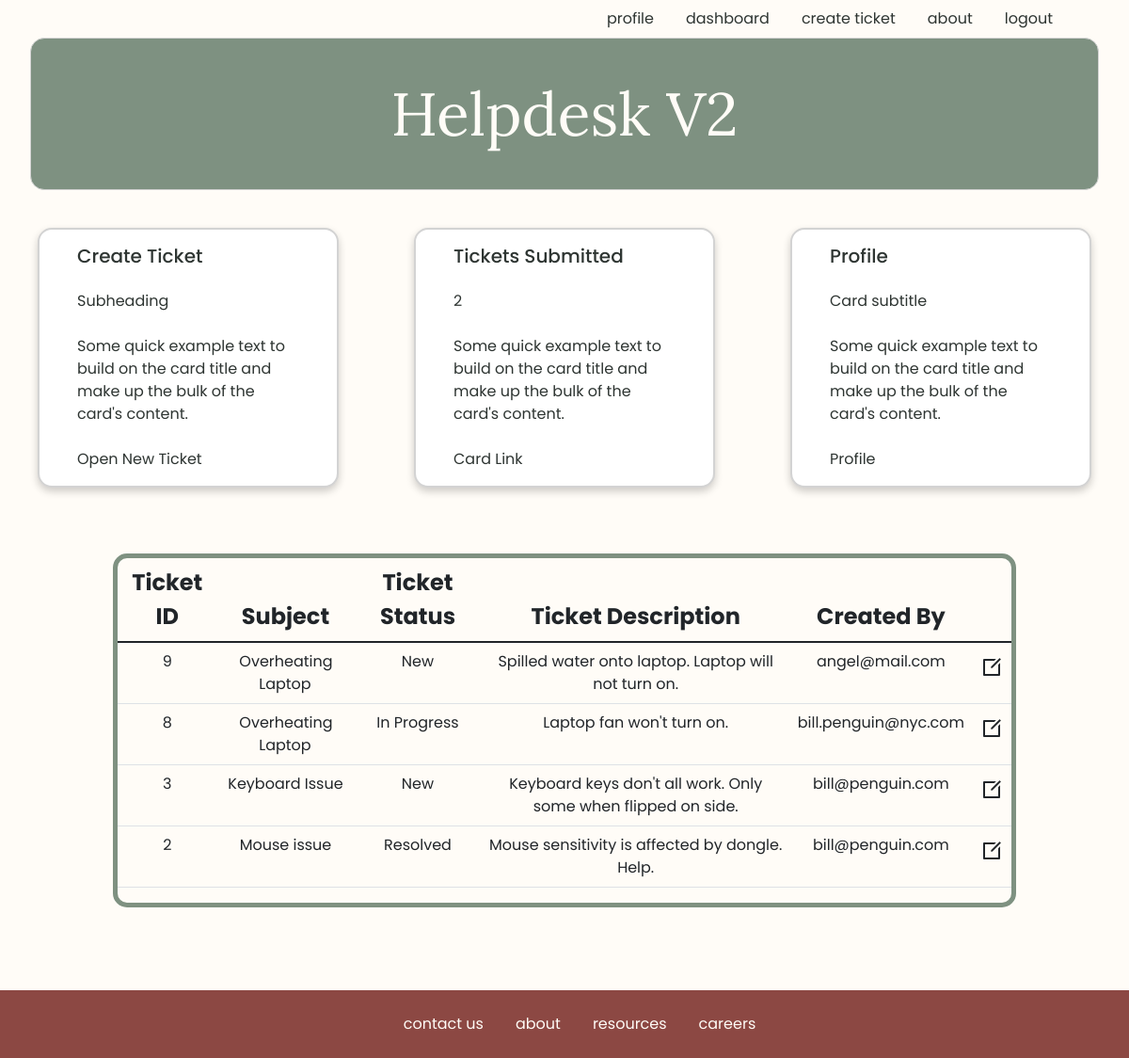
The app's page /dashboard (signed in), older data.
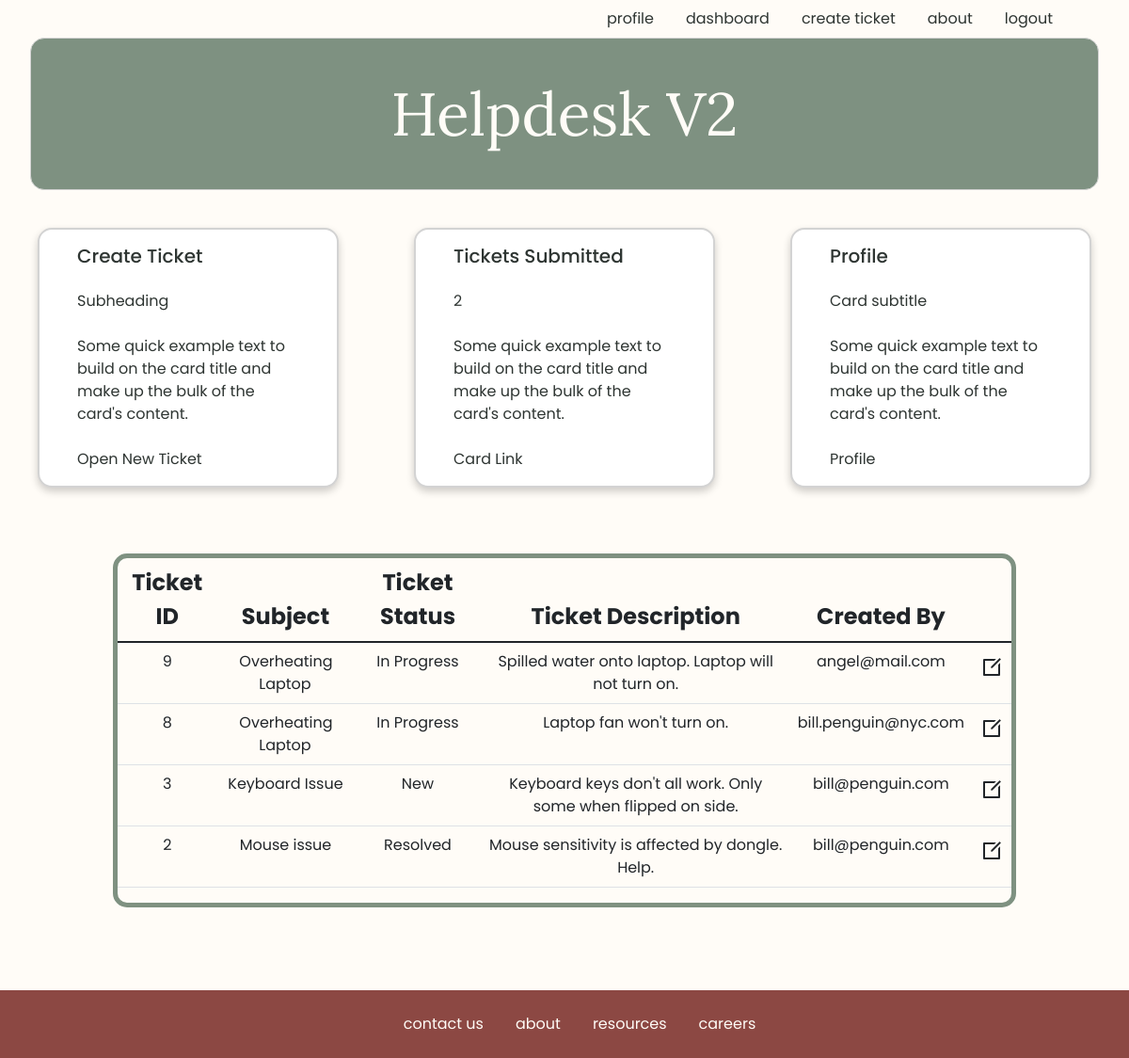
The same page, newer data.
### users/models.py (models this page shows)
class Ticket(models.Model):
    subject = models.CharField(max_length=250)
    ticket_type = models.CharField(max_length=50)
    ticket_status = models.CharField(max_length=50)
    ticket_description = models.CharField(max_length=350)
    created_by = models.ForeignKey(User, related_name="user_tickets", on_delete=models.CASCADE, null=True)
    created_at = models.DateTimeField(auto_now_add=True)
    updated_at = models.DateTimeField(auto_now=True)
    objects = TicketManager()

class User(models.Model):
    first_name = models.CharField(max_length=255)
    last_name = models.CharField(max_length=255)
    email = models.CharField(max_length=255)
    password = models.TextField()
    created_at = models.DateTimeField(auto_now_add=True)
    updated_at = models.DateTimeField(auto_now=True)
    objects = UserManager()

### users/views.py (the view)
# urls.py: path('dashboard', views.dashboard),
def dashboard(request):
    if 'user_id' not in request.session:
        return redirect('/')
    context = {
        'user': User.objects.get(id=request.session['user_id']),
        'all_tickets': Ticket.objects.all()
    }
    return render(request, 'dashboard.html', context)

### users/templates/dashboard.html (shortened to what this page needs)
{% include 'logged_navbar.html'%}
<div class="dashboard-container">
    <div class="dashboard-cards">
        <div class="card">
            <div class="card-body">
                <h5 class="card-title"><a href="/ticket_form" class="card-link">Create Ticket</a></h5>
                <p class="card-subtitle">Subheading</p>
                <p class="card-text">Some quick example text to build on the card title and make up the bulk of the card's content.</p>
                <a href="/ticket_form" class="card-link">Open New Ticket</a>
            </div>
        </div>
        <div class="card">
            <div class="card-body">
                <h5 class="card-title"><a href="/profile" class="card-link">Tickets Submitted</a></h5>
                <p class="card-subtitle">{{user.user_tickets.all | length}}</p>
                <p class="card-text">Some quick example text to build on the card title and make up the bulk of the card's content.</p>
                <a href="#" class="card-link">Card Link</a>
            </div>
        </div>
        <div class="card">
            <div class="card-body">
                <h5 class="card-title"><a href="/profile" class="card-link">Profile</a></h5>
                <p class="card-subtitle">Card subtitle</p>
                <p class="card-text">Some quick example text to build on the card title and make up the bulk of the card's content.</p>
                <a href="/profile" class="card-link">Profile</a>
            </div>
        </div>
    </div>
</div>
<div class="table-container">
	<table class="table">
		<thead>
			<tr>
				<th scope="col">Ticket ID </th>
				<th scope="col">Subject </th>
				<th scope="col">Ticket Status </th>
				<th scope="col">Ticket Description</th>
				<th scope="col">Created By</th>
			</tr>
		</thead>
		<tbody>
		{% for ticket in all_tickets reversed%}
			<tr class='table-data'>
				<td class="table-data"><a href="/ticket/{{ticket.id}}/edit">{{ticket.id}}</a></td>
				<td><a href="/ticket/{{ticket.id}}/edit">{{ticket.subject}}</a></td>
				<td class="table-data">{{ticket.ticket_status}}</td>
				<td>{{ticket.ticket_description}}</td>
				<td>{{ticket.created_by.email}} </td>
				<td class="data-edit"><a href="/ticket/{{ticket.id}}/edit"><i class="ri-edit-box-line"></i></a></td>
			</tr>
		{%endfor%}
		</tbody>
	</table>
</div>
<div>
{% include 'footer.html'%}
</div>

Row changes from the older to the newer data that the page shows:
changed Ticket "Spilled water onto laptop. Laptop will not turn on.": ticket_status "New" → "In Progress"
